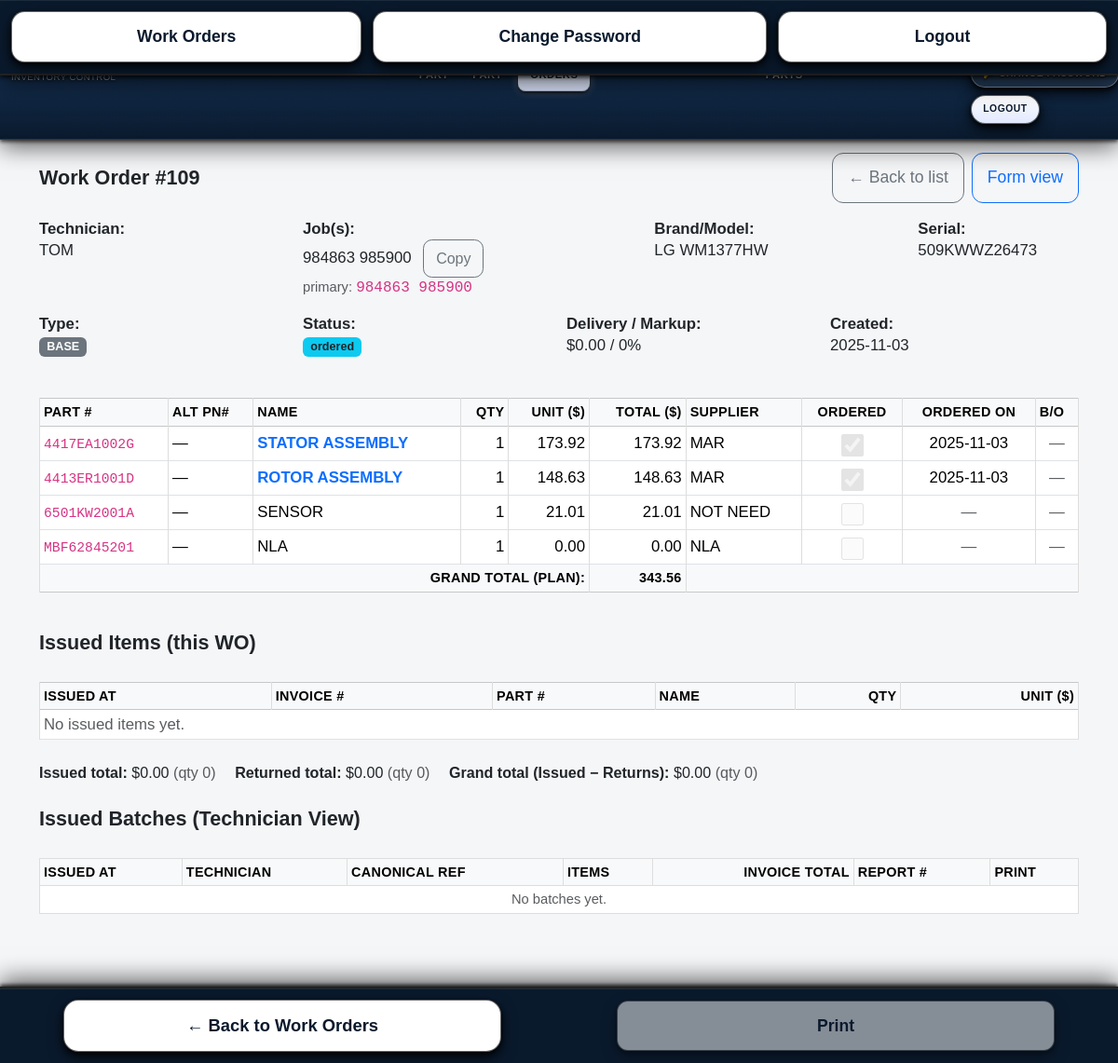
Page /work_orders/109 (signed in) on the earlier database version.
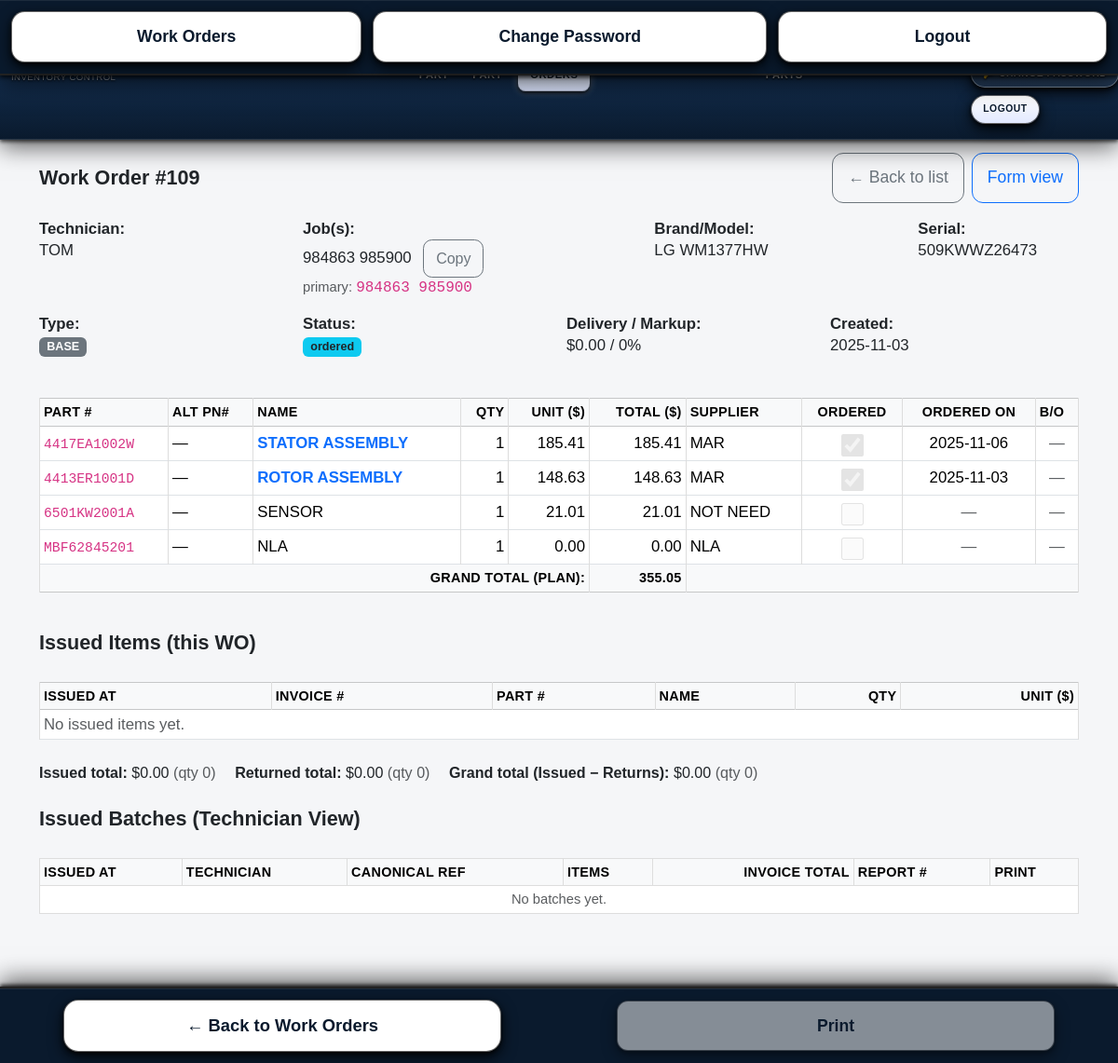
Same page on the later database version.
### models.py (models this page shows, shortened)
class WorkUnit(db.Model):
    __tablename__ = "work_units"
    __table_args__ = {"extend_existing": True}
    id = db.Column(db.Integer, primary_key=True)
    work_order_id = db.Column(db.Integer, db.ForeignKey("work_orders.id"), nullable=False, index=True)
    brand  = db.Column(db.String(80))
    model  = db.Column(db.String(25))
    serial = db.Column(db.String(25))
    parts = db.relationship(
        "WorkOrderPart",
        backref="unit",
        primaryjoin="WorkUnit.id==WorkOrderPart.unit_id",
        cascade="all, delete-orphan",
        lazy="selectin",
        overlaps="parts,work_order",
    )

class WorkOrderPart(db.Model):
    __tablename__ = "work_order_parts"
    __table_args__ = {"extend_existing": True}
    id = db.Column(db.Integer, primary_key=True)
    work_order_id = db.Column(db.Integer, db.ForeignKey("work_orders.id"), nullable=False, index=True)
    unit_id = db.Column(db.Integer, db.ForeignKey("work_units.id"), nullable=True, index=True)
    part_number = db.Column(db.String(80), nullable=False)
    part_name   = db.Column(db.String(120))
    quantity    = db.Column(db.Integer, default=1)
    alt_part_numbers = db.Column(db.String(200))
    alt_numbers      = db.Column(db.String(200))
    supplier       = db.Column(db.String(80))
    backorder_flag = db.Column(db.Boolean, default=False)
    status      = db.Column(db.String(32), default="search_ordered")
    line_status = db.Column(db.String(32), default="search_ordered")
    unit_price_base  = db.Column(db.Float)
    unit_price_final = db.Column(db.Float)
    unit_cost        = db.Column(db.Float, nullable=True, default=None)
    issued_qty     = db.Column(db.Integer, nullable=False, default=0)
    last_issued_at = db.Column(db.DateTime, nullable=True)
    warehouse  = db.Column(db.String(120), nullable=True)
    unit_label = db.Column(db.String(120), nullable=True)
    stock_hint = db.Column(db.String(120))
    ordered_flag = db.Column(db.Boolean, default=False, index=True)
    ordered_date = db.Column(db.Date, nullable=True)
    created_at = db.Column(db.DateTime, default=datetime.utcnow)

### inventory/routes.py (the view, shortened to what this page needs)
@inventory_bp.get("/work_orders/<int:wo_id>", endpoint="wo_detail")
@login_required
def wo_detail(wo_id):
    from flask import render_template, flash, redirect, url_for
    from sqlalchemy import func, or_, case
    from sqlalchemy.orm import selectinload, joinedload
    from flask_login import current_user
    from extensions import db
    from models import WorkOrder, WorkUnit, WorkOrderPart, Part, IssuedPartRecord, IssuedBatch
    from collections import defaultdict, defaultdict as _dd
    wo = (
        db.session.query(WorkOrder)
        .options(
            selectinload(WorkOrder.parts),
            selectinload(WorkOrder.units).options(
                selectinload(WorkUnit.parts),
            ),
        )
        .get(wo_id)
    )
    if not wo:
        flash(f"Work Order #{wo_id} not found.", "danger")
        return redirect(url_for("inventory.wo_list"))
    role_raw = (getattr(current_user, "role", "") or "").strip().lower()
    me_id = getattr(current_user, "id", None)
    me_name = (getattr(current_user, "username", "") or "").strip().lower()
    wo_tech_id = getattr(wo, "technician_id", None)
    wo_tech_name = (wo.technician_username or wo.technician_name or "").strip().lower()
    is_admin_like = role_raw in ("admin", "superadmin")
    is_technician = role_raw in ("technician", "tech")
    is_my_wo = False
    if wo_tech_id and me_id and (wo_tech_id == me_id):
        is_my_wo = True
    elif wo_tech_name and me_name and (wo_tech_name == me_name):
        is_my_wo = True
    if is_technician and not is_my_wo:
        flash("You don't have access to this Work Order.", "danger")
        return redirect(url_for("inventory.wo_list"))
    can_confirm_any = (role_raw == "superadmin")
    can_view_docs = (is_admin_like or is_my_wo)
    suppliers = [
        r[0]
        for r in (
            db.session.query(func.trim(WorkOrderPart.supplier))
            .filter(
                WorkOrderPart.work_order_id == wo.id,
                WorkOrderPart.supplier.isnot(None),
                func.trim(WorkOrderPart.supplier) != "",
            )
            .distinct()
            .order_by(func.trim(WorkOrderPart.supplier).asc())
            .all()
        )
    ]
    canon = (wo.canonical_job or "").strip()
    base_q = (
        db.session.query(IssuedPartRecord)
        .options(joinedload(IssuedPartRecord.part), joinedload(IssuedPartRecord.batch))
        .outerjoin(IssuedBatch, IssuedBatch.id == IssuedPartRecord.batch_id)
    )
    if canon:
        base_q = base_q.filter(
            or_(
                func.trim(IssuedPartRecord.reference_job) == canon,
                func.trim(IssuedPartRecord.reference_job).like(f"%{canon}%"),
                func.trim(IssuedBatch.reference_job) == canon,
            )
        )
    issued_items = base_q.order_by(
        IssuedPartRecord.issue_date.asc(), IssuedPartRecord.id.asc()
    ).all()
    money_issued = func.coalesce(
        func.sum(
            case(
                (
                    IssuedPartRecord.quantity > 0,
                    IssuedPartRecord.quantity * IssuedPartRecord.unit_cost_at_issue,
                ),
                else_=0,
            )
        ),
        0.0,
    )
    money_returned = func.coalesce(
        func.sum(
            case(
                (
                    IssuedPartRecord.quantity < 0,
                    -IssuedPartRecord.quantity * IssuedPartRecord.unit_cost_at_issue,
                ),
                else_=0,
            )
        ),
        0.0,
    )
    qty_issued = func.coalesce(
        func.sum(
            case(
                (IssuedPartRecord.quantity > 0, IssuedPartRecord.quantity),
                else_=0,
            )
        ),
        0,
    )
    qty_returned = func.coalesce(
        func.sum(
            case(
                (IssuedPartRecord.quantity < 0, -IssuedPartRecord.quantity),
                else_=0,
            )
        ),
        0,
    )
    agg = (
        db.session.query(money_issued, money_returned, qty_issued, qty_returned)
        .select_from(IssuedPartRecord)
        .outerjoin(IssuedBatch, IssuedBatch.id == IssuedPartRecord.batch_id)
        .filter(base_q.whereclause if base_q.whereclause is not None else True)
        .one()
    )
    issued_total = float(agg[0] or 0.0)
    returned_total = float(agg[1] or 0.0)
    net_total = issued_total - returned_total
    issued_qty = int(agg[2] or 0)
    returned_qty = int(agg[3] or 0)
    net_qty = issued_qty - returned_qty
    def _fmt(dt):
        return dt.strftime("%Y-%m-%d %H:%M") if dt else "—"
    def _extract(rec):
        return (
            rec.id,
            (getattr(rec.part, "part_number", None) or "").strip().upper(),
            getattr(rec.part, "name", None) or "",
            int(rec.quantity or 0),
            float(rec.unit_cost_at_issue or 0.0),
            bool(getattr(rec, "confirmed_by_tech", False)),
            getattr(rec, "confirmed_by", None) or None,
            _fmt(getattr(rec, "confirmed_at", None)),
        )
    grouped = defaultdict(list)
    net_by_pn = _dd(int)
    batches = []
    invoiced_pns = sorted([pn for pn, net in net_by_pn.items() if net > 0])
    all_rows = []
    if wo.units:
        for u in wo.units:
            if getattr(u, "parts", None):
                all_rows.extend(u.parts)
    if (not all_rows) and getattr(wo, "parts", None):
        all_rows.extend(wo.parts)
    issued_info_by_pn = {}
    pn_list = []
    for r in all_rows:
        pn = (getattr(r, "part_number", "") or "").strip().upper()
        if pn and pn not in pn_list:
            pn_list.append(pn)
    inv_cost_map = {}
    if pn_list:
        part_rows = (
            db.session.query(Part)
            .filter(func.upper(Part.part_number).in_(pn_list))
            .all()
        )
        for pr in part_rows:
            key = (pr.part_number or "").strip().upper()
            inv_cost_map[key] = float(pr.unit_cost or 0.0)
    display_parts = []
    grand_total_display = 0.0
    for r in all_rows:
        pn = (getattr(r, "part_number", "") or "").strip().upper()
        qty_planned = int(getattr(r, "quantity", 0) or 0)
        ii = issued_info_by_pn.get(pn)
        issued_qty_raw = int(ii["qty"] or 0) if ii else 0
        issued_val_raw = float(ii["value"] or 0.0) if ii else 0.0
        issued_qty_eff = issued_qty_raw if issued_qty_raw > 0 else 0
        issued_val_eff = issued_val_raw if issued_qty_raw > 0 else 0.0
        inv_cost = inv_cost_map.get(pn, 0.0)
        if inv_cost == 0.0:
            inv_cost = float(getattr(r, "unit_cost", 0.0) or 0.0)
        not_issued_qty = max(0, qty_planned - issued_qty_eff)
        not_issued_val = not_issued_qty * inv_cost
        blended_total_val = issued_val_eff + not_issued_val
        blended_unit_price = (
            blended_total_val / qty_planned if qty_planned > 0 else 0.0
        )
        grand_total_display += blended_total_val
        raw_oflag = getattr(r, "ordered_flag", None)
        ordered_flag_truthy = raw_oflag not in (None, False, 0, "0", "", "false", "False")
        is_ordered = (
            ordered_flag_truthy
            or (str(getattr(r, "status", "")).strip().lower() == "ordered")
            or (str(getattr(r, "line_status", "")).strip().lower() == "ordered")
        )
        is_invoiced = pn in invoiced_pns
        display_parts.append(
            {
                "part_number": getattr(r, "part_number", "") or "",
                "alt_part_numbers": (
                    getattr(r, "alt_part_numbers", "") or
                    getattr(r, "alt_numbers", "") or
                    getattr(r, "alt_pn", "") or
                    ""
                ),
                "part_name": getattr(r, "part_name", "") or getattr(r, "name", "") or "—",
                "qty": qty_planned,
                "unit_price_display": blended_unit_price,
                "total_display": blended_total_val,
                "supplier": getattr(r, "supplier", "") or "",
                "is_ordered": is_ordered,
                "ordered_date": getattr(r, "ordered_date", None) or getattr(r, "ordered_on", None),
                "backorder_flag": bool(getattr(r, "backorder_flag", False)),
                "is_invoiced": is_invoiced,
            }
        )
    return render_template(
        "wo_detail.html",
        wo=wo,
        display_parts=display_parts,
        grand_total_display=grand_total_display,
        issued_items=issued_items,
        issued_total=issued_total,
        returned_total=returned_total,
        net_total=net_total,
        issued_qty=issued_qty,
        returned_qty=returned_qty,
        net_qty=net_qty,
        batches=batches,
        suppliers=suppliers,
        invoiced_pns=invoiced_pns,
        is_my_wo=is_my_wo,
        can_confirm=can_confirm_any,
        can_confirm_any=can_confirm_any,
        can_view_docs=can_view_docs,
        current_user=current_user,
    )

### app.py (called while the page is built, shortened)
def _to_local(dt: datetime, fmt: str):
    if not dt:
        return "—"
    tzname = app.config.get("DISPLAY_TZ", "America/Los_Angeles")
    try:
        dt_utc = dt.replace(tzinfo=ZoneInfo("UTC"))
        dt_local = dt_utc.astimezone(ZoneInfo(tzname))
        return dt_local.strftime(fmt)
    except Exception:
        return dt.strftime(fmt)

@app.template_filter("local_date")
def jinja_local_date(dt: datetime, fmt: str = "%Y-%m-%d"):
    return _to_local(dt, fmt)

@app.before_request
def restrict_role_routes():
    try:
        if not getattr(current_user, "is_authenticated", False):
            return  # гость — пусть дойдёт до /login
        ep = (request.endpoint or "").strip()
        role = (getattr(current_user, "role", "") or "").strip().lower()
        if role == "technician":
            if ep in ALLOWED_TECH_ENDPOINTS:
                return
            if ep.endswith(".health") or ep.endswith(".ping"):
                return
            return redirect(url_for("inventory.wo_list"))
    except Exception:
        try:
            return redirect(url_for("inventory.wo_list"))
        except Exception:
            return

### templates/wo_detail.html (shortened to what the changed rows need)
{% extends "base.html" %}
{% block content %}
    {% set role_low = (current_user.role or '')|lower %}
{% set role_low = (current_user.role or '')|lower %}
{% set is_adminlike = role_low in ['admin','superadmin'] %}
{% set is_tech      = role_low in ['technician','tech'] %}
{% set can_view_docs   = can_view_docs %}
{% set can_confirm_any = can_confirm_any %}
{% set u0 = (wo.units|first) %}
<div class="row g-3 mb-4 small">
  <div class="col-md-3">
    <div><strong>Brand/Model:</strong></div>
    <div>
      {{ ((u0 and u0.brand) or wo.brand or '') ~ ' ' ~ ((u0 and u0.model) or wo.model or '') }}
    </div>
  </div>
</div>
{% if display_parts and (display_parts|length) > 0 %}
<div class="table-responsive mb-4">
  <table class="table table-sm table-bordered align-middle">
    <thead class="table-light">
      <tr>
        <th>Part #</th>
        <th>Alt PN#</th>
        <th>Name</th>
        <th class="text-end">Qty</th>
        <th class="text-end">Unit ($)</th>
        <th class="text-end">Total ($)</th>
        <th>Supplier</th>
        <th class="text-center" title="Ordered">Ordered</th>
        <th class="text-center">Ordered on</th>
        <th title="Backorder">B/O</th>
      </tr>
    </thead>
    <tbody>
      {% for row in display_parts %}
        <tr>
          <td><code>{{ row.part_number or '' }}</code></td>
          <td>{{ row.alt_part_numbers or '—' }}</td>
          <td>
            <span class="{% if row.is_invoiced %}name-invoiced{% elif row.is_ordered %}name-ordered{% endif %}">
              {{ row.part_name or '—' }}
            </span>
          </td>
          <td class="num">{{ row.qty or 0 }}</td>
          <td class="num">{{ '%.2f'|format(row.unit_price_display or 0) }}</td>
          <td class="num">{{ '%.2f'|format(row.total_display or 0) }}</td>
          <td>{{ row.supplier or '' }}</td>
          <td class="text-center">
            <input type="checkbox" class="form-check-input" disabled
                   {% if row.is_ordered %}checked{% endif %}>
          </td>
          <td class="text-center">
            {% if row.ordered_date %}
              {{ row.ordered_date|local_date }}
            {% else %}
              <span class="text-muted">—</span>
            {% endif %}
          </td>
          <td class="text-center">
            {% if row.backorder_flag %}
              <span class="badge bg-warning text-dark">B/O</span>
            {% else %}
              <span class="text-muted">—</span>
            {% endif %}
          </td>
        </tr>
      {% endfor %}
    </tbody>
    <tfoot>
      <tr class="table-light">
        <th colspan="5" class="text-end">Grand total (plan):</th>
        <th class="num">{{ '%.2f'|format(grand_total_display or 0) }}</th>
        <th colspan="4"></th>
      </tr>
    </tfoot>
  </table>
</div>
{% else %}
  <p class="text-muted">No parts listed for this work order.</p>
{% endif %}
<div class="table-responsive mb-2">
  <table class="table table-sm table-bordered align-middle">
    <thead class="table-light">
      <tr>
        <th>Issued At</th>
        <th>Invoice #</th>
        <th>Part #</th>
        <th>Name</th>
        <th class="text-end">Qty</th>
        <th class="text-end">Unit ($)</th>
      </tr>
    </thead>
  </table>
</div>
{% set col_count = 5 + (2 if can_view_docs else 0) + (1 if can_confirm_any else 0) %}
<div class="table-responsive">
  <table class="table table-sm table-hover align-middle">
    <thead class="table-light small">
      <tr>
        <th>Issued At</th>
        <th>Technician</th>
        <th>Canonical Ref</th>
        <th>Items</th>
        <th class="text-end">Invoice Total</th>
        {% if can_view_docs %}
          <th>Report #</th>
          <th>Print</th>
        {% endif %}
      </tr>
    </thead>
  </table>
</div>
{% set first_invoice = None %}
{% if batches and (batches|length) > 0 %}
  {% for bb in batches %}
    {% if bb.get('invoice_number') and not first_invoice %}
      {% set first_invoice = bb.get('invoice_number') %}
    {% endif %}
  {% endfor %}
{% endif %}
{% endblock %}

Differences in the rows shown:
removed WorkOrderPart: part_number "4417EA1002G", alt_part_numbers "—", part_name "STATOR ASSEMBLY", qty "1", unit_cost "173.92", supplier "MAR", is_ordered "☑", ordered_date|local_date "2025-11-03"
added WorkOrderPart: part_number "4417EA1002W", alt_part_numbers "—", part_name "STATOR ASSEMBLY", qty "1", unit_price_display "185.41", total_display "185.41", supplier "MAR", is_ordered "☑", ordered_date|local_date "2025-11-06"
Other differences:
{{ '%.2f'|format(grand_total_display or 0) }}: "343.56" → "355.05"
